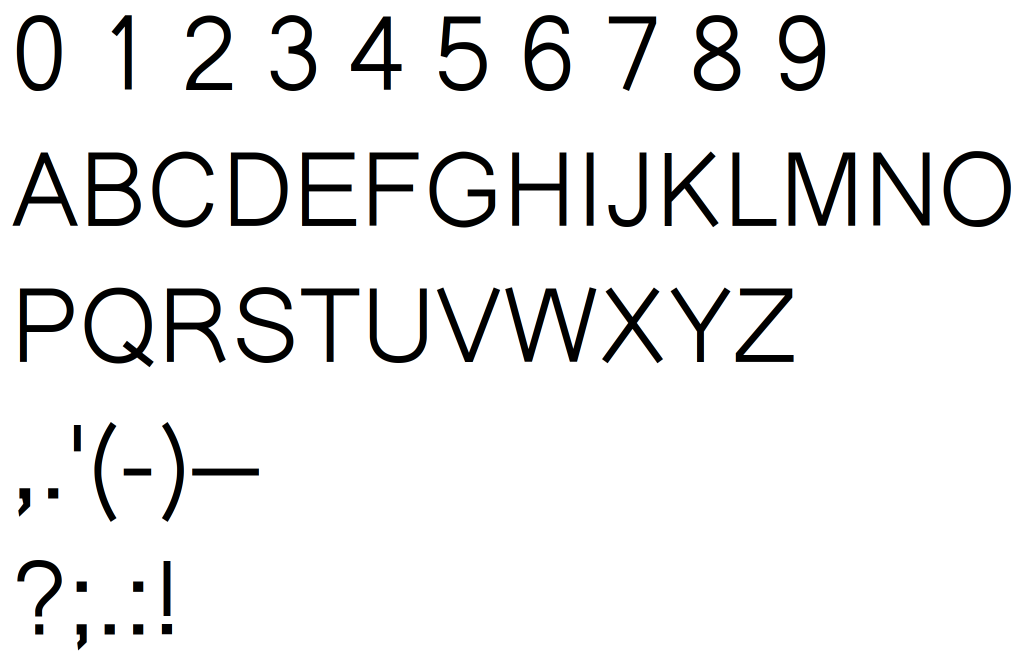
#> input picture anjali_old_lipi.png, 2053 x 1309 px (shown at 1/2 size)
$ jupyter execute text_on_image_with_skimage.ipynb
#> lines starting #> are read from the running program, lines starting #| are printed output that depends on the picture; after the words box and inside, x2 and y2 are one past the last pixel; in counts of white or black regions, pixels touching at a corner belong together
  Basic text printing on NumPy image
  --------------------------------------------------
 We will construct basic fonts with scikit-image.
 Afterwards they will be used to provide a NumPy only basic image annotation tool.

 *No openCV or Pillow needed!*


---


 ## I - Font as images

  For demonstration purposes, we import brutally a font from a picture.
  We use a few characters of the AnjaliOldLipi font.
  Copyright of AnjaliOldLipi font: Credit to Kevin & Siji, 2004. No rights reserved.
  The picture was taken as a screen print of a LibreOffice window.

[cell 1]
import skimage
import numpy as np
import matplotlib.pyplot as plt


my_font = skimage.io.imread('anjali_old_lipi.png',as_gray=True)
#> my_font: shape (1309, 2053) float64; min 0, max 1, mean 0.927
my_font = (my_font==0)[:800]
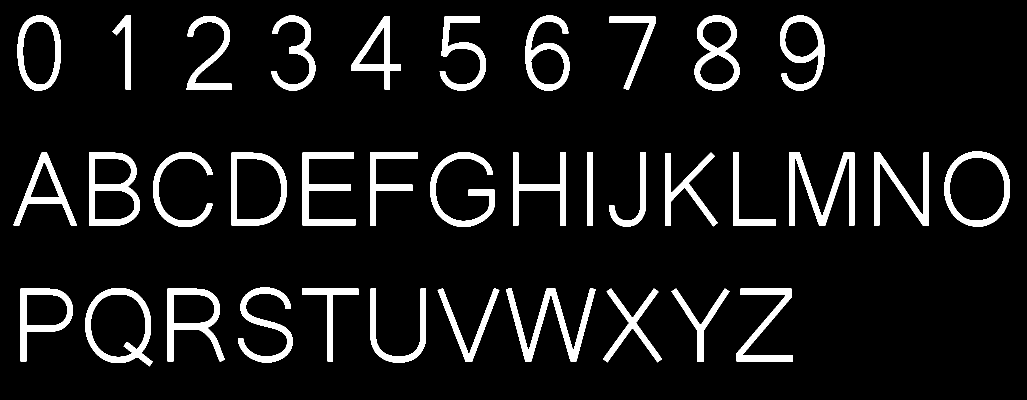
#> my_font: shape (800, 2053) bool (shown at 1/2 size); 9.3% white; 36 white regions, largest, box (x1, y1, x2, y2) and area: (1578, 305, 1709, 451) 6730, (1012, 576, 1191, 723) 6595, (178, 305, 280, 451) 5761

my_alphabet = "0123456789ABCDEFGHIJKLMNOPQRSTUVWXYZ"

def plot_page(page,cmap='gray_r'):
    plt.figure(figsize=(10,10))
    plt.imshow(page,cmap=cmap)
plot_page(my_font)

[cell 2]
def bounding_box(character):
    x_max = np.amax(np.where(character)[1])
    x_min = np.amin(np.where(character)[1])
    y_max = np.amax(np.where(character)[0])
    y_min = np.amin(np.where(character)[0])

    return character[y_min:y_max+1,x_min:x_max+1]

Here we can easily label the various characters as the connected components of the front part of our binary image. Moreover, in this example all the characters in a line of text will have there lowest points aligned.
In general, this is not the adequate alignment.

Finer character extraction procedures will be proposed in my handwritten text parsing project.

[cell 3]
labels=skimage.measure.label(my_font)
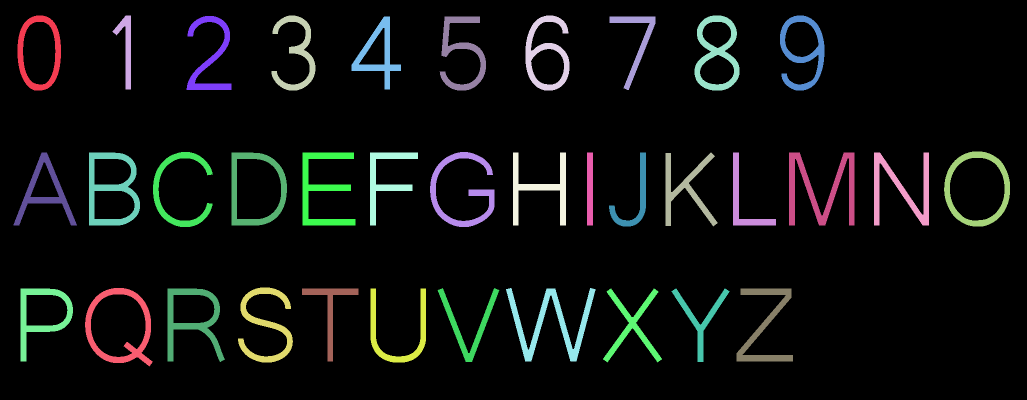
#> labels: shape (800, 2053) int32 (shown at 1/2 size); 37 distinct labels, from 0 to 36; one colour per label, 0 black

# We reorder the components so that they are correctly numbered, from left to right.

new_labels = np.zeros(labels.shape,dtype='uint8')
x = []
y = []
L=list(range(1,np.amax(labels)+1))
#> L = 36 values from 1 to 36
for i in L:
    projection1 = np.sum(labels==i,axis=0)>0
    projection2 = np.sum(labels==i,axis=1)>0
    x_min = np.amin(np.where(projection1))
    x.append(x_min//20)
    y_min = np.amin(np.where(projection2))
    y.append(y_min//20)
#> this loop made 36 passes
#> (x_min, y_min) on passes 1 to 12: (35, 31), (225, 31), (543, 31), (1051, 31), (1389, 31), (1560, 31), (373, 32), (703, 33), (879, 33), (1219, 33), (1888, 303), (306, 304)
#> after the loop, x = 36 values, max 94 at index 10, min 1 at index 0, mean 42.42; y = 36 values from 1 to 28
L.sort(key = lambda i:(y[i-1],x[i-1]))

j=0
for i in L:
    j+=1
    new_labels+=(labels==i).astype('uint8')*j
#> this loop made 36 passes
#> i on passes 3, 5, 6, 7, 8, 9, 10, 11, 12, 14, 15, 16: 7, 8, 9, 4, 10, 5, 6, 14, 15, 16, 17, 18
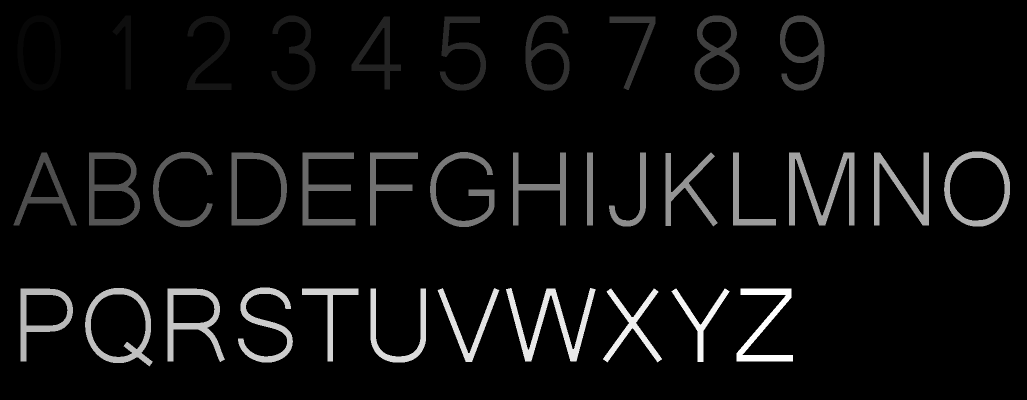
#> new_labels: shape (800, 2053) (shown at 1/2 size); min 0, max 36, mean 1.8; drawn with min black and max white
#> after the loop, j = 36
labels=new_labels

[cell 4]
plot_page(labels)

We check the width of a blank space.

[cell 5]
for i in range(1,10):
    x_0 = np.amax(np.where(labels==i)[1])
    x_1 = np.amin(np.where(labels==i+1)[1])
    print(x_1-x_0)
#> this loop made 9 passes
#> (x_0, x_1) on passes 1 to 9: (121, 225), (261, 373), (462, 543), (630, 703), (801, 879), (971, 1051), (1138, 1219), (1310, 1389), (1478, 1560)
#| 104
#| 112
#| 81
#| 73
#| 78
#| 80
#| 81
#| 79
#> (further printed lines are left out)

The median value seems to be arround 80 in our case. We will set a blank space character accordingly.
We store the characters' images in a dictionary.

[cell 6]
characters_as_images={}
for i in range(1,np.amax(labels)+1):
    characters_as_images[my_alphabet[i-1]]=bounding_box(labels==i)
#> this loop made 36 passes
#> (x_max in bounding_box, x_min in bounding_box, y_max in bounding_box, y_min in bounding_box) on passes 1 to 12: (121, 35, 180, 31), (261, 225, 178, 31), (462, 373, 179, 32), (630, 543, 180, 31), (801, 703, 178, 33), (971, 879, 180, 33), (1138, 1051, 180, 31), (1310, 1219, 179, 33), (1478, 1389, 180, 31), (1648, 1560, 180, 31), (153, 27, 450, 305), (279, 178, 450, 305)
#> after the loop, characters_as_images = 36 items
characters_as_images[' ']=np.zeros((1,80))

[cell 7]
plot_page(characters_as_images['9'])
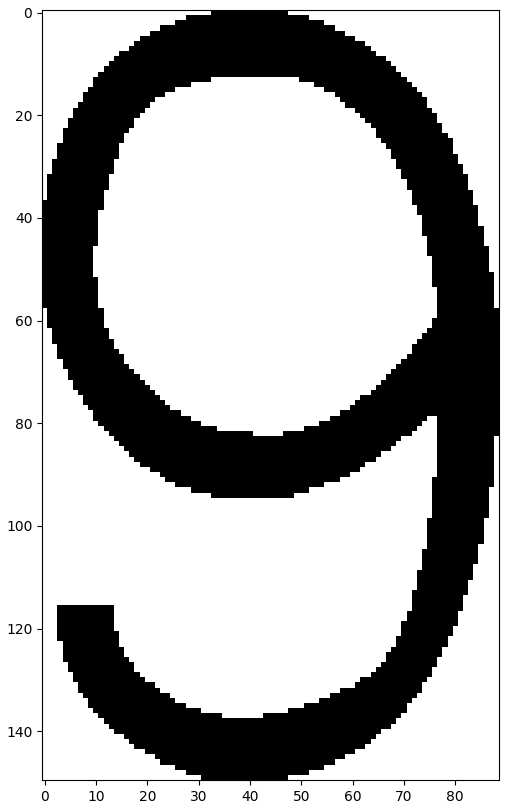
#> figure drawn by matplotlib, 1 panel

We store these images to files, for further use.

[cell 8]
for key in characters_as_images:
    if key != ' ':
        skimage.io.imsave(key+'.png',(1-characters_as_images[key]).astype('uint8')*255)
    else:
        skimage.io.imsave('_.png',(1-characters_as_images[key]).astype('uint8')*255)
#> this loop made 37 passes
#> key on passes 1 to 12: '0', '1', '2', '3', '4', '5', '6', '7', '8', '9', 'A', 'B'
#> pass 1, `skimage.io.imsave(key+'.png',(1-characters_as_images[key]).astype('uin..`:
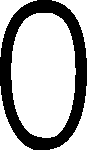
#> saved as 0.png: shape (150, 87); 68.9% white; 1 black region, box (x1, y1, x2, y2) and area: (0, 0, 87, 150) 4065

---
## II - A basic image annotation tool
We can now use our alphabet to write text.

[cell 9]
characters_as_images={}
characters_as_images[' '] = skimage.io.imread('_.png',as_gray=True).astype('bool')
for c in my_alphabet:
    characters_as_images[c] = skimage.io.imread(c+'.png',as_gray=True).astype('bool')


# This will be convenient to have all characters of the exact same height and to have a
# small white margin on the left of all characters.

max_height = max(characters_as_images[c].shape[0] for c in characters_as_images)
#> max_height = 157
max_width = max(characters_as_images[c].shape[1] for c in characters_as_images)
#> max_width = 179

for c in characters_as_images:
    shape_ = characters_as_images[c].shape
    characters_as_images[c]=np.vstack([np.ones((max_height-shape_[0],shape_[1]),dtype='bool'),
                                       characters_as_images[c]])
    characters_as_images[c]=np.hstack([characters_as_images[c],
                                       np.ones((max_height,max_width//10+1),dtype='bool')])
#> this loop made 37 passes
#> (c, shape_) on passes 1 to 12: (' ', (1, 80)), ('0', (150, 87)), ('1', (148, 37)), ('2', (148, 90)), ('3', (150, 88)), ('4', (146, 99)), ('5', (148, 93)), ('6', (150, 88)), ('7', (147, 92)), ('8', (150, 90)), ('9', (150, 89)), ('A', (146, 127))
#> after the loop, characters_as_images = 37 items


def string_to_image(s,relative_line_spacing=0.1):
    if not s:
        print('The input string is empty, returning None.')
        return None
    else:
        lines = s.split('\n')
        image_lines = []
        max_width = 0

        for line in lines:
            image_lines.append(np.hstack([characters_as_images[c] for c in line]))
            max_width = max(max_width, image_lines[-1].shape[1])

        for i in range(len(image_lines)):
            line = image_lines[i]
            height,width = line.shape
            line_spacing = int(height*relative_line_spacing)
            image_lines[i] = np.hstack([line,np.ones((height,max_width-width),dtype='bool')])

            if i != len(image_lines)-1:
                line = image_lines[i]
                image_lines[i] = np.vstack([line,np.ones((line_spacing,max_width),dtype='bool')])

        return np.vstack(image_lines)


# Below, the colors are supposed to be given as rgb triples.

def annotated_image(image,text,x,y,relative_size=.1,color=(0,0,0),
                    background_color=None,relative_padding=.05):

    text_image = (1-string_to_image(text)).astype('bool')
    text_height = image.shape[0]*relative_size
    scaling_factor = text_height/text_image.shape[0]
    text_image = skimage.transform.rescale(text_image,scaling_factor)

    height,width = text_image.shape
    padding = int(height*relative_padding)

    if len(image.shape) != 3:
        new_image = skimage.color.gray2rgb(image)
    else:
        new_image = image.copy()

    text_mask = np.zeros(new_image.shape[:2],dtype='bool')
    text_mask[y:y+height,x:x+width]=text_image


    if background_color:
            new_image[y-padding:y+height+padding,x-padding:x+width+padding] = np.array(background_color)

    new_image[text_mask] = np.array(color)

    return new_image

Let us check a few examples.

[cell 10]
test=string_to_image('0123 456789A\nCDEFGHIOJKLMNPQRSTUVWXYZ')
#> after the loop in string_to_image, `for line in lines:`: image_lines = 2 items
#> the loop in string_to_image, `for i in range(len(image_lines)):` made 2 passes
#> (height, width, line_spacing) on passes 1 to 2: (157, 1276, 15), (157, 3089, 15)
#> pass 1, in string_to_image, `line = image_lines[i]`:
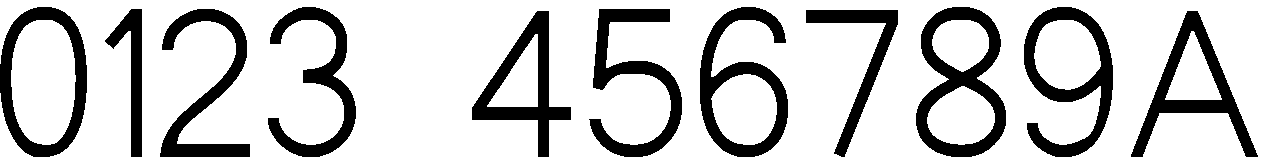
#> line: shape (157, 1276) bool; 78.4% white; 11 black regions, largest, box (x1, y1, x2, y2) and area: (916, 7, 1006, 157) 5040, (700, 7, 788, 157) 4612, (1024, 7, 1113, 157) 4525
#> in string_to_image, `return np.vstack(image_lines)`:
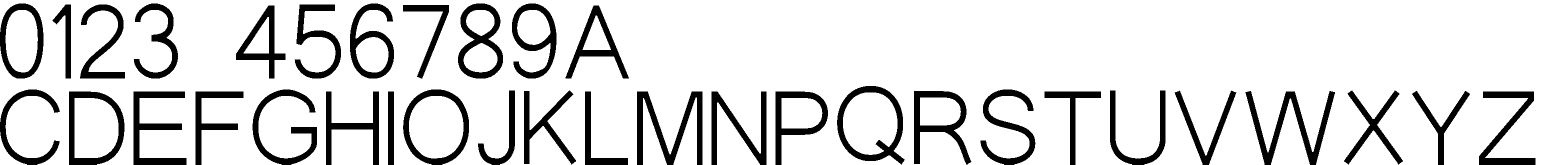
#> returned value: shape (329, 3089) bool (shown at 1/2 size); 85.6% white; 35 black regions, largest, box (x1, y1, x2, y2) and area: (1274, 183, 1405, 329) 6730, (2491, 182, 2670, 329) 6595, (1674, 172, 1810, 329) 5470
plot_page(test,cmap='gray')

[cell 11]
test=string_to_image(my_alphabet)
#> the loop in string_to_image (call 2), `for i in range(len(image_lines)):` made 1 pass
#> (height, width, line_spacing) on pass 1: (157, 4387, 15)
plot_page(test,cmap='gray')

[cell 12]
blue_frame = np.zeros((400,1000,3),dtype='uint8')
#> blue_frame: shape (400, 1000, 3); every value is 0
blue_frame[:] = np.array([70,130,180])
decorated_frame = annotated_image(blue_frame, "123\n  HEHEHE",
                                50,100,color=(200,0,200),relative_size=.5,background_color=(255,127,14))
#> the loop in string_to_image (call 3), `for i in range(len(image_lines)):` made 2 passes
#> (height, width, line_spacing) on passes 1 to 2: (157, 269, 15), (157, 940, 15)
#> pass 1, in string_to_image (call 3), `line = image_lines[i]`:
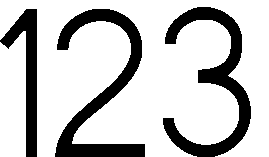
#> line: shape (157, 269) bool; 76.9% white; 3 black regions, box (x1, y1, x2, y2) and area: (55, 9, 145, 157) 3920, (163, 7, 251, 157) 3812, (0, 9, 37, 157) 2026
#> in string_to_image (call 3), `return np.vstack(image_lines)`: returned value: shape (329, 940) bool; 87.4% white; 9 black regions, largest, box (x1, y1, x2, y2) and area: (320, 183, 426, 329) 5262, (568, 183, 674, 329) 5262, (816, 183, 922, 329) 5262
#> in annotated_image, `text_image = skimage.transform.rescale(text_image,scaling_factor)`: text_image: shape (200, 571) bool; 12.4% white; 9 white regions, largest, box (x1, y1, x2, y2) and area: (194, 111, 259, 200) 2016, (345, 111, 409, 200) 1943, (496, 111, 560, 200) 1935
#> in annotated_image, `text_mask = np.zeros(new_image.shape[:2],dtype='bool')`: text_mask: shape (400, 1000) bool; every value is 0
#> in annotated_image, `text_mask[y:y+height,x:x+width]=text_image`: text_mask: shape (400, 1000) bool; 3.5% white; 9 white regions, largest, box (x1, y1, x2, y2) and area: (244, 211, 309, 300) 2016, (395, 211, 459, 300) 1943, (546, 211, 610, 300) 1935
#> in annotated_image, `new_image[y-padding:y+height+padding,x-padding:x+width+padding] = np.a..`:
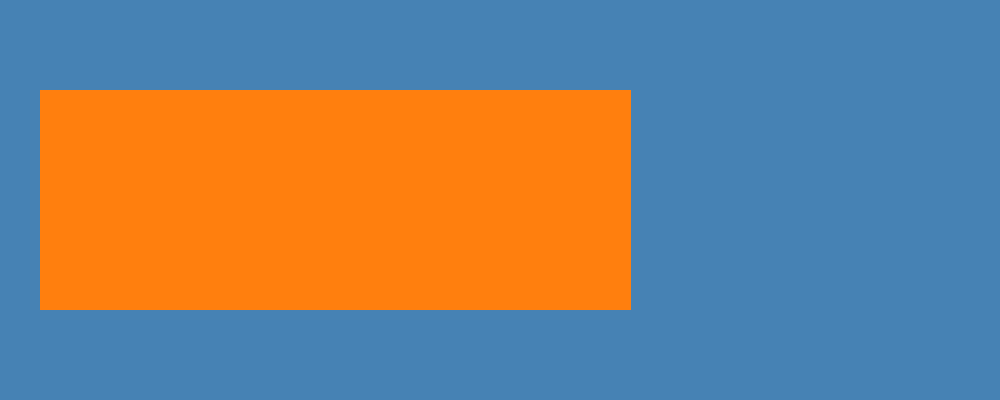
#> new_image: shape (400, 1000, 3); mean of channels 0, 1, 2 130.1, 129, 126; drawn as R, G, B
plot_page(decorated_frame)

[cell 13]
blue_frame = np.zeros((400,1000,3),dtype='uint8')
blue_frame[:] = np.array([70,130,180])
decorated_frame = annotated_image(blue_frame, '123\n  HEHEHE',
                                50,100,relative_size=.5)
#> call 2 of annotated_image, with x = 50, y = 100, relative_size = 0.5, color = (0, 0, 0), relative_padding = 0.05
#> in annotated_image (call 2), `new_image[text_mask] = np.array(color)`:
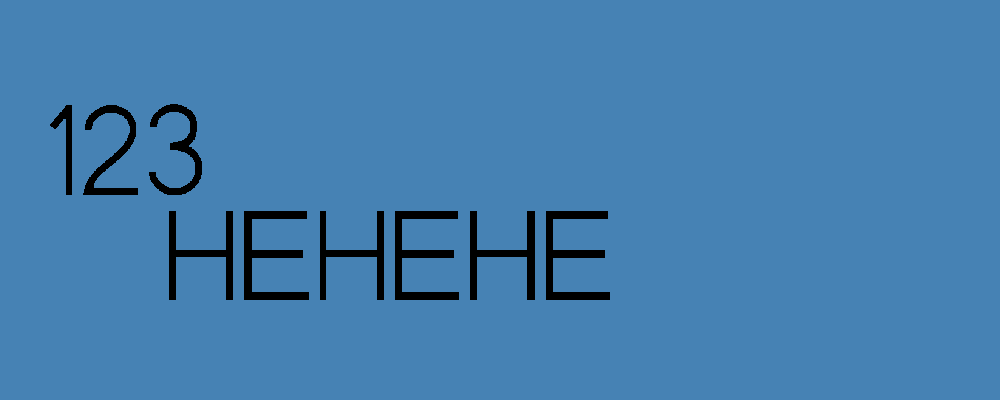
#> new_image: shape (400, 1000, 3); mean of channels 0, 1, 2 67.5, 125.4, 173.6; drawn as R, G, B
